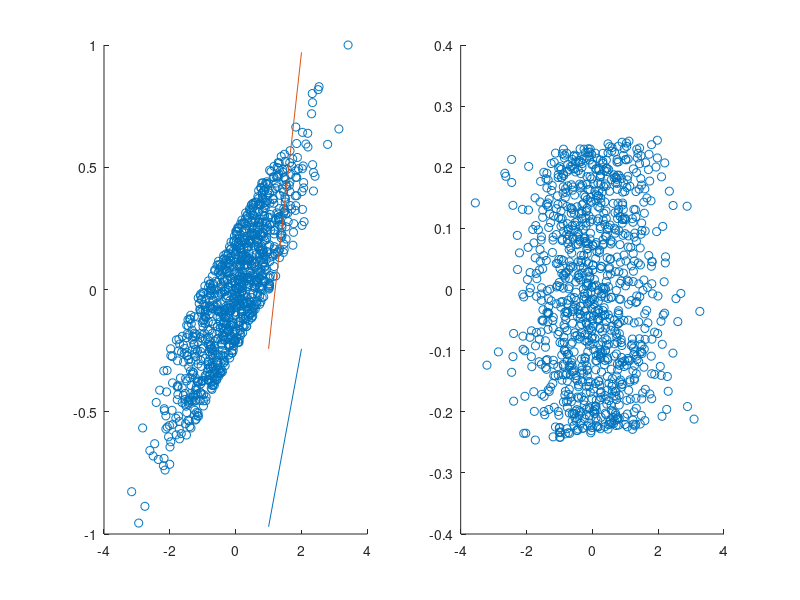

Write the MATLAB code that produced this figure.
FigHandle = figure('name','lecture 5 - 25','numbertitle','off');
set(FigHandle, 'Position', [50, 50, 1000, 500]);
%%
N = 1000;
x1 = randn(1,N);
a = -1;
b = 1;
r = (b-a).*rand(1,N) + a;
y1 = (x1+r) ;
y1 = y1/max(abs(y1(:)));

% plotting input
subplot(1,2,1);
scatter(x1,y1);
X = [x1;y1];

%% taking PCA 
cov_x = cov(X.');
[U,S,V] = svd(cov_x);
R = U*X;

% seperating X and Y for scatter plot purpose
x_plot = R(1,:);
y_plot = R(2,:);

% plotting the Eigen Vectors
hold on 
plot(U(:,1));
plot(U(:,2));
hold off;

% plotting the PCA output
subplot(1,2,2);
scatter(x_plot,y_plot);

